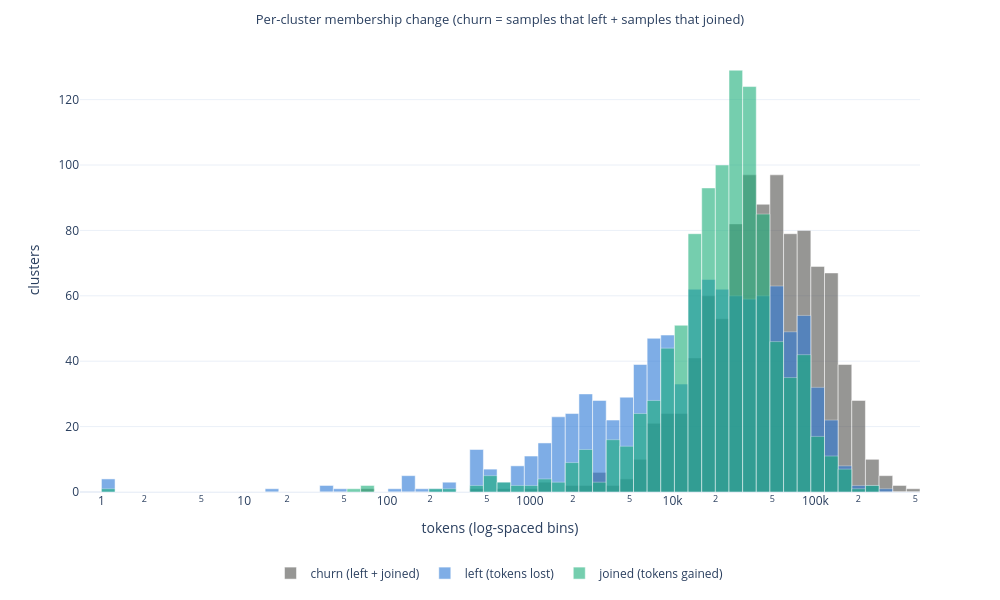
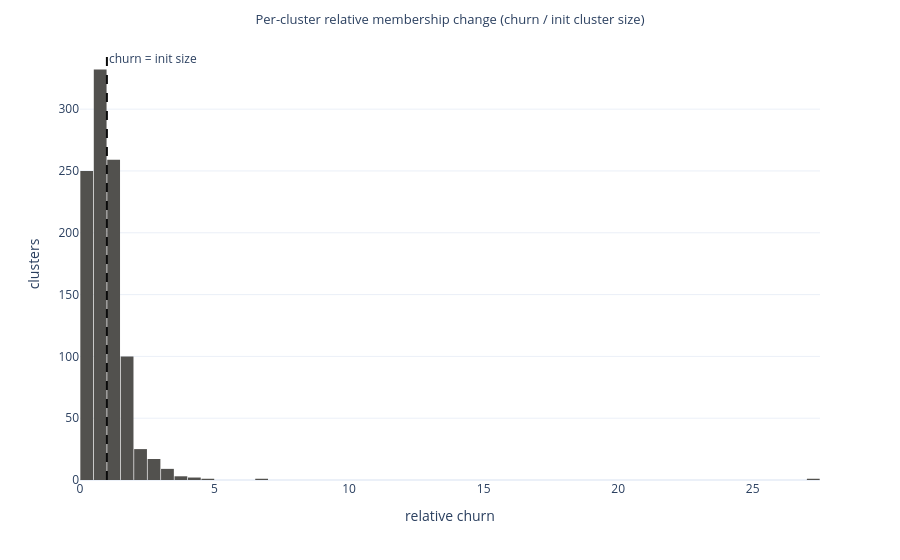

These figures' notebook cell, in order:
### Markdown cell above
## 4. Distribution of the Membership-Change Delta

Histograms over the K clusters. `churn` is heavy-tailed, so it is shown on a
log-x axis alongside the size-normalized version; `net_delta` shows whether
training grew or shrank each cluster.

### Code cell
if px is not None:
    # px.histogram(log_x=True) bins linearly and only log-scales the axis, which
    # squashes everything into a few invisible bars; bin in log space instead.
    # churn, left and joined share bins so the three profiles are comparable.
    both = np.concatenate([per_cluster[c].to_numpy() for c in ("churn", "left", "joined")])
    both = np.clip(both, 1, None)
    edges = np.logspace(np.log10(both.min()), np.log10(both.max()), 61)
    centers = (edges[:-1] + edges[1:]) / 2
    widths = np.diff(edges)

    fig = go.Figure()
    for col, name, color in [
        ("churn", "churn (left + joined)", COLOR_NEUTRAL),
        ("left", "left (tokens lost)", COLOR_KMEANS),
        ("joined", "joined (tokens gained)", COLOR_MFA),
    ]:
        counts, _ = np.histogram(np.clip(per_cluster[col].to_numpy(), 1, None), bins=edges)
        fig.add_bar(x=centers, y=counts, width=widths, name=name, marker_color=color, opacity=0.6)
    fig.update_xaxes(type="log")
    fig.update_layout(
        title="Per-cluster membership change (churn = samples that left + samples that joined)",
        xaxis_title="tokens (log-spaced bins)",
        yaxis_title="clusters",
        template=PLOT_TEMPLATE,
        barmode="overlay",
        bargap=0.05,
        width=1000,
        height=600,
        legend=dict(orientation="h", yanchor="top", y=-0.15, xanchor="center", x=0.5),
    )
    save_fig(fig, "churn_hist")
    fig.show()

    fig = px.histogram(
        per_cluster,
        x="rel_churn",
        nbins=60,
        title="Per-cluster relative membership change (churn / init cluster size)",
        color_discrete_sequence=[COLOR_NEUTRAL],
        template=PLOT_TEMPLATE,
    )
    fig.add_vline(x=1.0, line_dash="dash", line_color="#0b0b0b",
                  annotation_text="churn = init size", annotation_position="top right")
    fig.update_layout(xaxis_title="relative churn", yaxis_title="clusters", bargap=0.05)
    save_fig(fig, "rel_churn_hist")
    fig.show()

### Figure 1 — Plotly figure (JSON) as saved in the notebook; plotly's stock layout.template omitted (floating-point values rounded to 4 significant figures)
{"data": [{"marker": {"color": "#52514e"}, "name": "churn (left + joined)", "opacity": 0.6, "type": "bar", "width": [0.2461, 0.3066, 0.3821, 0.4761, 0.5932, 0.7392, 0.9211, 1.148, 1.43, 1.782, 2.221, 2.767, 3.448, 4.296, 5.354, 6.671, 8.313, 10.36, 12.91, 16.08, 20.04, 24.97, 31.12, 38.77, 48.31, 60.2, 75.02, 93.48, 116.5, 145.1, 180.9, 225.4, 280.8, 349.9, 436.0, 543.3, 677.0, 843.6, 1051.0, 1310.0, 1632.0, 2034.0, 2534.0, 3158.0, 3935.0, 4903.0, 6109.0, 7613.0, 9486.0, 11820.0, 14730.0, 18350.0, 22870.0, 28500.0, 35510.0, 44250.0, 55130.0, 68700.0, 85610.0, 106700.0], "x": [1.123, 1.399, 1.744, 2.173, 2.707, 3.374, 4.204, 5.238, 6.527, 8.133, 10.13, 12.63, 15.74, 19.61, 24.43, 30.45, 37.94, 47.27, 58.9, 73.4, 91.46, 114.0, 142.0, 177.0, 220.5, 274.8, 342.4, 426.6, 531.6, 662.4, 825.4, 1028.0, 1282.0, 1597.0, 1990.0, 2480.0, 3090.0, 3850.0, 4797.0, 5978.0, 7449.0, 9282.0, 11570.0, 14410.0, 17960.0, 22380.0, 27880.0, 34740.0, 43290.0, 53950.0, 67220.0, 83760.0, 104400.0, 130100.0, 162100.0, 201900.0, 251600.0, 313500.0, 390700.0, 486800.0], "y": [0, 0, 0, 0, 0, 0, 0, 0, 0, 0, 0, 0, 0, 0, 0, 0, 0, 0, 0, 1, 0, 0, 0, 0, 0, 0, 0, 1, 0, 1, 0, 1, 3, 0, 2, 2, 6, 2, 4, 10, 21, 24, 24, 41, 60, 53, 82, 97, 88, 97, 79, 80, 69, 67, 39, 28, 10, 5, 2, 1]}, {"marker": {"color": "#2a78d6"}, "name": "left (tokens lost)", "opacity": 0.6, "type": "bar", "width": [0.2461, 0.3066, 0.3821, 0.4761, 0.5932, 0.7392, 0.9211, 1.148, 1.43, 1.782, 2.221, 2.767, 3.448, 4.296, 5.354, 6.671, 8.313, 10.36, 12.91, 16.08, 20.04, 24.97, 31.12, 38.77, 48.31, 60.2, 75.02, 93.48, 116.5, 145.1, 180.9, 225.4, 280.8, 349.9, 436.0, 543.3, 677.0, 843.6, 1051.0, 1310.0, 1632.0, 2034.0, 2534.0, 3158.0, 3935.0, 4903.0, 6109.0, 7613.0, 9486.0, 11820.0, 14730.0, 18350.0, 22870.0, 28500.0, 35510.0, 44250.0, 55130.0, 68700.0, 85610.0, 106700.0], "x": [1.123, 1.399, 1.744, 2.173, 2.707, 3.374, 4.204, 5.238, 6.527, 8.133, 10.13, 12.63, 15.74, 19.61, 24.43, 30.45, 37.94, 47.27, 58.9, 73.4, 91.46, 114.0, 142.0, 177.0, 220.5, 274.8, 342.4, 426.6, 531.6, 662.4, 825.4, 1028.0, 1282.0, 1597.0, 1990.0, 2480.0, 3090.0, 3850.0, 4797.0, 5978.0, 7449.0, 9282.0, 11570.0, 14410.0, 17960.0, 22380.0, 27880.0, 34740.0, 43290.0, 53950.0, 67220.0, 83760.0, 104400.0, 130100.0, 162100.0, 201900.0, 251600.0, 313500.0, 390700.0, 486800.0], "y": [4, 0, 0, 0, 0, 0, 0, 0, 0, 0, 0, 0, 1, 0, 0, 0, 2, 1, 0, 0, 0, 1, 5, 1, 1, 3, 0, 13, 7, 3, 8, 11, 15, 23, 24, 30, 28, 22, 29, 39, 47, 48, 33, 62, 65, 62, 60, 59, 60, 63, 49, 54, 32, 22, 8, 2, 2, 1, 0, 0]}, {"marker": {"color": "#1baf7a"}, "name": "joined (tokens gained)", "opacity": 0.6, "type": "bar", "width": [0.2461, 0.3066, 0.3821, 0.4761, 0.5932, 0.7392, 0.9211, 1.148, 1.43, 1.782, 2.221, 2.767, 3.448, 4.296, 5.354, 6.671, 8.313, 10.36, 12.91, 16.08, 20.04, 24.97, 31.12, 38.77, 48.31, 60.2, 75.02, 93.48, 116.5, 145.1, 180.9, 225.4, 280.8, 349.9, 436.0, 543.3, 677.0, 843.6, 1051.0, 1310.0, 1632.0, 2034.0, 2534.0, 3158.0, 3935.0, 4903.0, 6109.0, 7613.0, 9486.0, 11820.0, 14730.0, 18350.0, 22870.0, 28500.0, 35510.0, 44250.0, 55130.0, 68700.0, 85610.0, 106700.0], "x": [1.123, 1.399, 1.744, 2.173, 2.707, 3.374, 4.204, 5.238, 6.527, 8.133, 10.13, 12.63, 15.74, 19.61, 24.43, 30.45, 37.94, 47.27, 58.9, 73.4, 91.46, 114.0, 142.0, 177.0, 220.5, 274.8, 342.4, 426.6, 531.6, 662.4, 825.4, 1028.0, 1282.0, 1597.0, 1990.0, 2480.0, 3090.0, 3850.0, 4797.0, 5978.0, 7449.0, 9282.0, 11570.0, 14410.0, 17960.0, 22380.0, 27880.0, 34740.0, 43290.0, 53950.0, 67220.0, 83760.0, 104400.0, 130100.0, 162100.0, 201900.0, 251600.0, 313500.0, 390700.0, 486800.0], "y": [1, 0, 0, 0, 0, 0, 0, 0, 0, 0, 0, 0, 0, 0, 0, 0, 0, 0, 1, 2, 0, 0, 0, 0, 1, 1, 0, 2, 5, 3, 2, 2, 4, 3, 9, 13, 3, 16, 14, 24, 28, 44, 51, 79, 93, 100, 129, 124, 85, 46, 35, 42, 17, 11, 7, 1, 2, 0, 0, 0]}], "layout": {"bargap": 0.05, "barmode": "overlay", "height": 600, "legend": {"orientation": "h", "x": 0.5, "xanchor": "center", "y": -0.15, "yanchor": "top"}, "margin": {"t": 48}, "title": {"font": {"size": 13}, "text": "Per-cluster membership change (churn = samples that left + samples that joined)", "x": 0.5}, "width": 1000, "xaxis": {"title": {"text": "tokens (log-spaced bins)"}, "type": "log"}, "yaxis": {"title": {"text": "clusters"}}}}

### Figure 2 — Plotly figure (JSON) as saved in the notebook; plotly's stock layout.template omitted (floating-point values rounded to 4 significant figures; data arrays with more than 128 entries replaced by an {"elided": "..."} marker saying what was removed)
{"data": [{"bingroup": "x", "hovertemplate": "rel_churn=%{x}<br>count=%{y}<extra></extra>", "legendgroup": "", "marker": {"color": "#52514e", "pattern": {"shape": ""}}, "name": "", "nbinsx": 60, "orientation": "v", "showlegend": false, "type": "histogram", "x": {"elided": "1000 float values"}, "xaxis": "x", "yaxis": "y"}], "layout": {"annotations": [{"showarrow": false, "text": "churn = init size", "x": 1, "xanchor": "left", "xref": "x", "y": 1, "yanchor": "top", "yref": "y domain"}], "bargap": 0.05, "barmode": "relative", "legend": {"tracegroupgap": 0}, "margin": {"t": 48}, "shapes": [{"line": {"color": "#0b0b0b", "dash": "dash"}, "type": "line", "x0": 1, "x1": 1, "xref": "x", "y0": 0, "y1": 1, "yref": "y domain"}], "title": {"font": {"size": 13}, "text": "Per-cluster relative membership change (churn / init cluster size)", "x": 0.5}, "xaxis": {"anchor": "y", "domain": [0, 1], "title": {"text": "relative churn"}}, "yaxis": {"anchor": "x", "domain": [0, 1], "title": {"text": "clusters"}}}}
